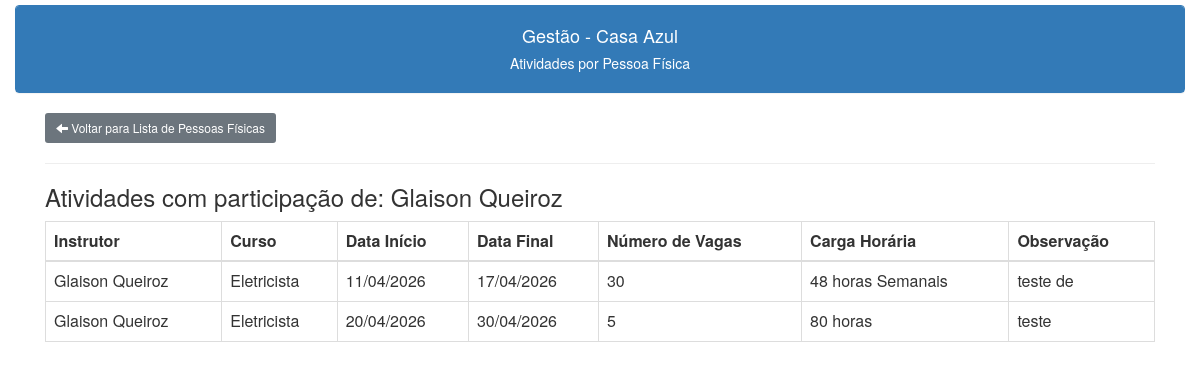
/pessoas/pessoas_atividades.php?id=4 (signed in), run on an earlier commit of the app's database.
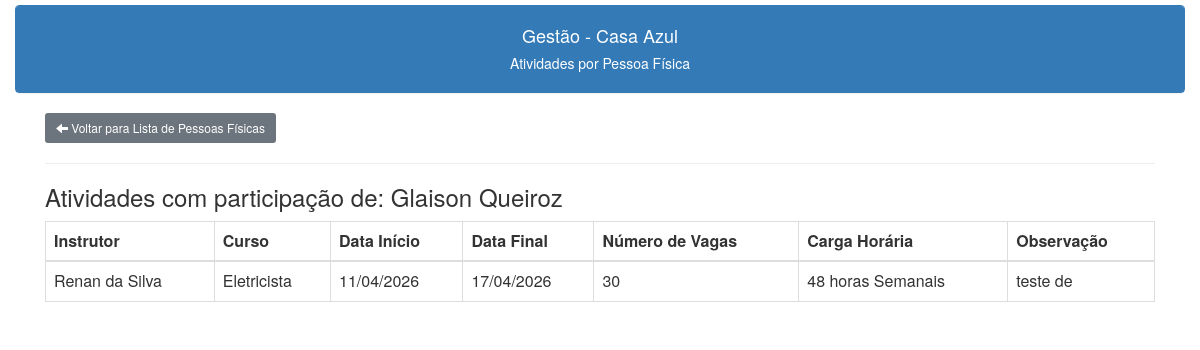
And on a later commit of the database.
### tables this page shows
CREATE TABLE IF NOT EXISTS `atividades_realizadas` (
  `id` int NOT NULL AUTO_INCREMENT,
  `id_curso` int DEFAULT NULL,
  `data_inicio` date DEFAULT NULL,
  `data_final` date DEFAULT NULL,
  `id_instrutor` int DEFAULT NULL,
  `num_vagas` int DEFAULT NULL,
  `carga_horaria` varchar(100) DEFAULT NULL,
  `observacao` blob,
  PRIMARY KEY (`id`),
  KEY `FK_atividades_realizadas_cursos` (`id_curso`),
  KEY `FK_atividades_realizadas_instrutores` (`id_instrutor`),
  CONSTRAINT `FK_atividades_realizadas_cursos` FOREIGN KEY (`id_curso`) REFERENCES `cursos` (`ID`),
  CONSTRAINT `FK_atividades_realizadas_instrutores` FOREIGN KEY (`id_instrutor`) REFERENCES `instrutores` (`id`)
);

CREATE TABLE IF NOT EXISTS `instrutores` (
  `id` int NOT NULL AUTO_INCREMENT,
  `nome` varchar(150) NOT NULL,
  `cep` char(12) NOT NULL,
  `endereco` varchar(150) DEFAULT NULL,
  `bairro` varchar(100) DEFAULT NULL,
  `escolaridade` varchar(40) DEFAULT NULL,
  `fone1` varchar(20) DEFAULT NULL,
  `fone2` varchar(20) DEFAULT NULL,
  `fone3` varchar(20) DEFAULT NULL,
  `email` varchar(150) DEFAULT NULL,
  `id_curso` int NOT NULL DEFAULT '0',
  `datanasc` date DEFAULT NULL,
  `uf` char(2) NOT NULL,
  `cpf` char(11) NOT NULL,
  `identidade` varchar(20) NOT NULL,
  `cnpj` varchar(18) NOT NULL,
  `cidade` varchar(100) NOT NULL,
  `observacao` blob,
  `banco` char(50) DEFAULT NULL,
  `agencia` char(6) DEFAULT NULL,
  `conta` char(15) DEFAULT NULL,
  `titular` varchar(90) DEFAULT NULL,
  `sexo` char(1) NOT NULL,
  `tipo_conta` varchar(50) NOT NULL DEFAULT '',
  `chave_pix` varchar(100) DEFAULT NULL,
  `id_parceria` int DEFAULT NULL,
  `tipo_vinculacao` varchar(80) DEFAULT NULL,
  PRIMARY KEY (`id`) USING BTREE
);

CREATE TABLE IF NOT EXISTS `cursos` (
  `ID` int NOT NULL AUTO_INCREMENT,
  `descricao` varchar(150) NOT NULL,
  `observacao` blob,
  PRIMARY KEY (`ID`)
);

### pessoas/pessoas_atividades.php (the view, shortened to what this page needs)
<?php
include("../conexao.php");
include("../links.php");
?>
<!DOCTYPE html>
<html lang="pt-br">
<head>
</head>
<body>
    <div class="container-fluid">
        <div style="padding-top:5px;">
            <div class="panel panel-primary class">
                <div class="panel-heading text-center">
                    <h4>Gestão - Casa Azul</h4>
                    <h5>Atividades por Pessoa Física<h5>
                </div>
            </div>
        </div>
        <div class="container content-box">
            <a class="btn btn-secondary btn-sm" href="/casaazul/pessoas/pessoas_lista.php"><span class="glyphicon glyphicon-arrow-left"></span> Voltar para Lista de Pessoas Físicas</a>
            <hr>
            <?php
            $c_sql = "SELECT atividades_realizadas.data_inicio, atividades_realizadas.data_final, atividades_realizadas.num_vagas, atividades_realizadas.carga_horaria, atividades_realizadas.observacao,
atividades_realizadas.observacao, cursos.descricao AS curso, instrutores.nome AS instrutor FROM participamentes_atividade
JOIN atividades_realizadas ON participamentes_atividade.id_atividade = atividades_realizadas.id
JOIN cursos ON atividades_realizadas.id_curso=cursos.ID
JOIN instrutores ON atividades_realizadas.id_instrutor=instrutores.id
where participamentes_atividade.id_participante = " . $_GET['id'] . "
ORDER BY instrutores.nome, atividades_realizadas.data_inicio";
            $result = $conection->query($c_sql);
            $c_sql_pessoa = "SELECT nome FROM cadastro WHERE id = " . $_GET['id'];
            $result_pessoa = $conection->query($c_sql_pessoa);
            if ($result_pessoa->num_rows > 0) {
                $row_pessoa = $result_pessoa->fetch_assoc();
                echo "<h3>Atividades com participação de: " . $row_pessoa['nome'] . "</h3>";
            }
            if ($result->num_rows > 0) {
                echo "<table class='table table-bordered tablista'>
                    <thead>
                        <tr>
                            <th>Instrutor</th>
                            <th>Curso</th>
                            <th>Data Início</th>
                            <th>Data Final</th>
                            <th>Número de Vagas</th>
                            <th>Carga Horária</th>
                            <th>Observação</th>
                        </tr>
                    </thead>
                    <tbody>";
                while ($row = $result->fetch_assoc()) {
                    echo "<tr>
                        <td>" . $row['instrutor'] . "</td>
                        <td>" . $row['curso'] . "</td>
                        <td>" . date('d/m/Y', strtotime($row['data_inicio'])) . "</td>
                        <td>" . date('d/m/Y', strtotime($row['data_final'])) . "</td>
                        <td>" . $row['num_vagas'] . "</td>
                        <td>" . $row['carga_horaria'] . "</td>
                        <td>" . $row['observacao'] . "</td>
                    </tr>";
                }
            } else {
                echo "<p>Nenhuma atividade encontrada para esta pessoa.</p>";
            }
            ?>
        </div>
    </div>
</body>
</html>

What changed in the data, as far as the page shows it:
removed atividades_realizadas: id_instrutor.nome "Glaison Queiroz", id_curso.descricao "Eletricista", data_inicio "20/04/2026", data_final "30/04/2026", num_vagas "5", carga_horaria "80 horas", observacao "teste"
changed through a linked row, atividades_realizadas "48 horas Semanais": id_instrutor.nome "Glaison Queiroz" → "Renan da Silva"
